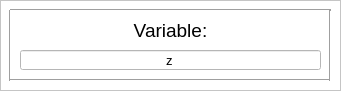
  <widget class="QFrame" name="frame_4">
   <property name="geometry">
    <rect>
     <x>430</x>
     <y>260</y>
     <width>341</width>
     <height>91</height>
    </rect>
   </property>
   <property name="palette">
    <palette>
     <active>
      <colorrole role="Base">
       <brush brushstyle="SolidPattern">
        <color alpha="255">
         <red>255</red>
         <green>255</green>
         <blue>255</blue>
        </color>
       </brush>
      </colorrole>
      <colorrole role="Window">
       <brush brushstyle="SolidPattern">
        <color alpha="255">
         <red>255</red>
         <green>255</green>
         <blue>255</blue>
        </color>
       </brush>
      </colorrole>
     </active>
     <inactive>
      <colorrole role="Base">
       <brush brushstyle="SolidPattern">
        <color alpha="255">
         <red>255</red>
         <green>255</green>
         <blue>255</blue>
        </color>
       </brush>
      </colorrole>
      <colorrole role="Window">
       <brush brushstyle="SolidPattern">
        <color alpha="255">
         <red>255</red>
         <green>255</green>
         <blue>255</blue>
        </color>
       </brush>
      </colorrole>
     </inactive>
     <disabled>
      <colorrole role="Base">
       <brush brushstyle="SolidPattern">
        <color alpha="255">
         <red>255</red>
         <green>255</green>
         <blue>255</blue>
        </color>
       </brush>
      </colorrole>
      <colorrole role="Window">
       <brush brushstyle="SolidPattern">
        <color alpha="255">
         <red>255</red>
         <green>255</green>
         <blue>255</blue>
        </color>
       </brush>
      </colorrole>
     </disabled>
    </palette>
   </property>
   <property name="autoFillBackground">
    <bool>true</bool>
   </property>
   <property name="frameShape">
    <enum>QFrame::StyledPanel</enum>
   </property>
   <property name="frameShadow">
    <enum>QFrame::Raised</enum>
   </property>
   <widget class="Line" name="line_17">
    <property name="geometry">
     <rect>
      <x>0</x>
      <y>10</y>
      <width>21</width>
      <height>71</height>
     </rect>
    </property>
    <property name="orientation">
     <enum>Qt::Vertical</enum>
    </property>
   </widget>
   <widget class="Line" name="line_15">
    <property name="geometry">
     <rect>
      <x>10</x>
      <y>0</y>
      <width>321</width>
      <height>21</height>
     </rect>
    </property>
    <property name="orientation">
     <enum>Qt::Horizontal</enum>
    </property>
   </widget>
   <widget class="Line" name="line_16">
    <property name="geometry">
     <rect>
      <x>10</x>
      <y>70</y>
      <width>321</width>
      <height>21</height>
     </rect>
    </property>
    <property name="orientation">
     <enum>Qt::Horizontal</enum>
    </property>
   </widget>
   <widget class="Line" name="line_18">
    <property name="geometry">
     <rect>
      <x>320</x>
      <y>10</y>
      <width>21</width>
      <height>71</height>
     </rect>
    </property>
    <property name="orientation">
     <enum>Qt::Vertical</enum>
    </property>
   </widget>
   <widget class="QLabel" name="label_12">
    <property name="geometry">
     <rect>
      <x>20</x>
      <y>20</y>
      <width>301</width>
      <height>21</height>
     </rect>
    </property>
    <property name="font">
     <font>
      <pointsize>14</pointsize>
     </font>
    </property>
    <property name="text">
     <string>Variable:</string>
    </property>
    <property name="alignment">
     <set>Qt::AlignCenter</set>
    </property>
   </widget>
   <widget class="QLineEdit" name="lineEdit_varName">
    <property name="geometry">
     <rect>
      <x>20</x>
      <y>50</y>
      <width>301</width>
      <height>20</height>
     </rect>
    </property>
    <property name="font">
     <font>
      <pointsize>10</pointsize>
     </font>
    </property>
    <property name="text">
     <string>z</string>
    </property>
    <property name="alignment">
     <set>Qt::AlignCenter</set>
    </property>
   </widget>
  </widget>
